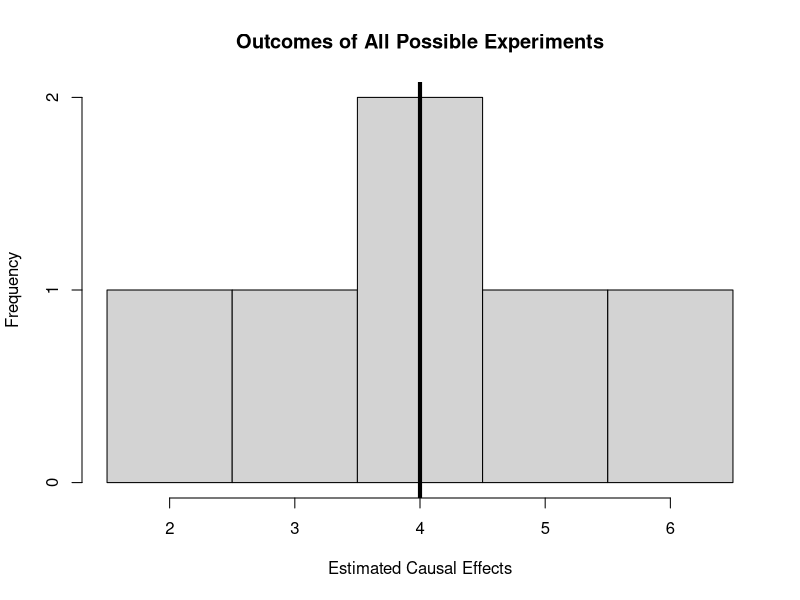

R code for this plot:
## ---- chunk 1
knitr::opts_chunk$set(echo = FALSE)
require(magrittr)
require(kableExtra)
require(knitr)
require(ggplot2)
require(gtools)
## ---- chunk 2

kable(t(combn(1:4, 2)))

## ---- chunk 3

po_table = data.frame(i = 1:4, y0 = 5:2, y1 = 9:6)
assign = t(combn(1:4, 2))

effects = data.frame(T_Group = paste(assign[,1], assign[2], sep = ","),
           Y_1 = apply(assign, 1, function(x) mean(po_table$y1[x]) ),
           Y_0 = apply(assign, 1, function(x) mean(po_table$y0[-x]) )
           )

kable(effects)
## ---- chunk 4
kable(effects)
## ---- chunk 5
effects$ACE = effects$Y_1 - effects$Y_0

kable(effects)
## ---- chunk 6
effects$ACE = effects$Y_1 - effects$Y_0

kable(effects)
## ---- chunk 7

hist(effects$ACE, xlab = "Estimated Causal Effects", main = "Outcomes of All Possible Experiments",
     breaks = seq(1.5, 6.5,1))
abline(v = 4, lwd = 4)

## ---- chunk 8
effects$Y_1_0 = apply(assign, 1, function(x) mean(po_table$y1[-x]) )
effects$Y_0_1 = apply(assign, 1, function(x) mean(po_table$y0[x]))
